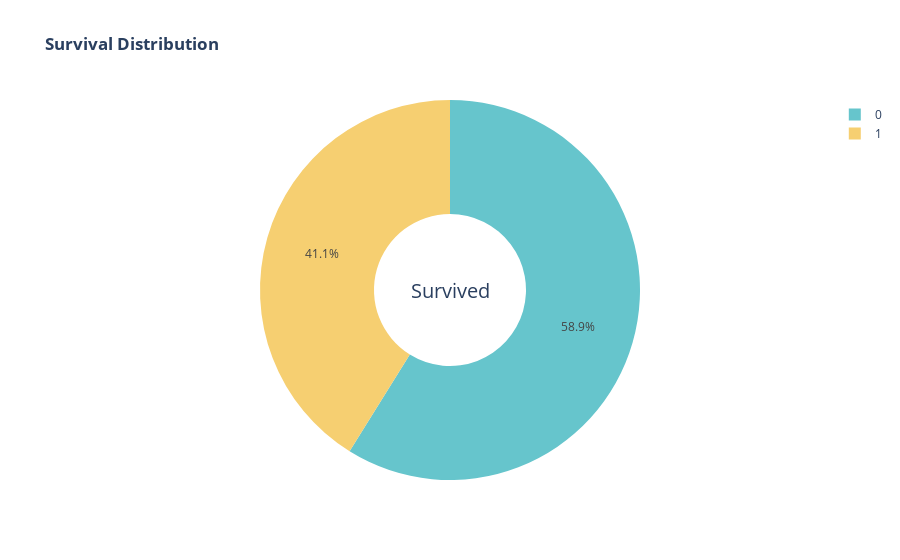

Notebook code cell kept with this figure:
### Code cell
fig = px.pie(df, names='Survived',
            title='<b>Survival Distribution</b>',
            color_discrete_sequence=px.colors.qualitative.Pastel,
            hole=0.4)
fig.update_layout(annotations = [dict(text = 'Survived', font_size = 20, x= 0.5, y=0.5, showarrow=False)])
fig.show()

### Figure 1 — Plotly figure (JSON) as saved in the notebook; plotly's stock layout.template omitted (floating-point values rounded to 4 significant figures; data arrays with more than 128 entries replaced by an {"elided": "..."} marker saying what was removed)
{"data": [{"domain": {"x": [0, 1], "y": [0, 1]}, "hole": 0.4, "hovertemplate": "Survived=%{label}<extra></extra>", "labels": {"elided": "773 int values"}, "legendgroup": "", "name": "", "showlegend": true, "type": "pie"}], "layout": {"annotations": [{"font": {"size": 20}, "showarrow": false, "text": "Survived", "x": 0.5, "y": 0.5}], "legend": {"tracegroupgap": 0}, "piecolorway": ["rgb(102, 197, 204)", "rgb(246, 207, 113)", "rgb(248, 156, 116)", "rgb(220, 176, 242)", "rgb(135, 197, 95)", "rgb(158, 185, 243)", "rgb(254, 136, 177)", "rgb(201, 219, 116)", "rgb(139, 224, 164)", "rgb(180, 151, 231)", "rgb(179, 179, 179)"], "title": {"text": "<b>Survival Distribution</b>"}}}
